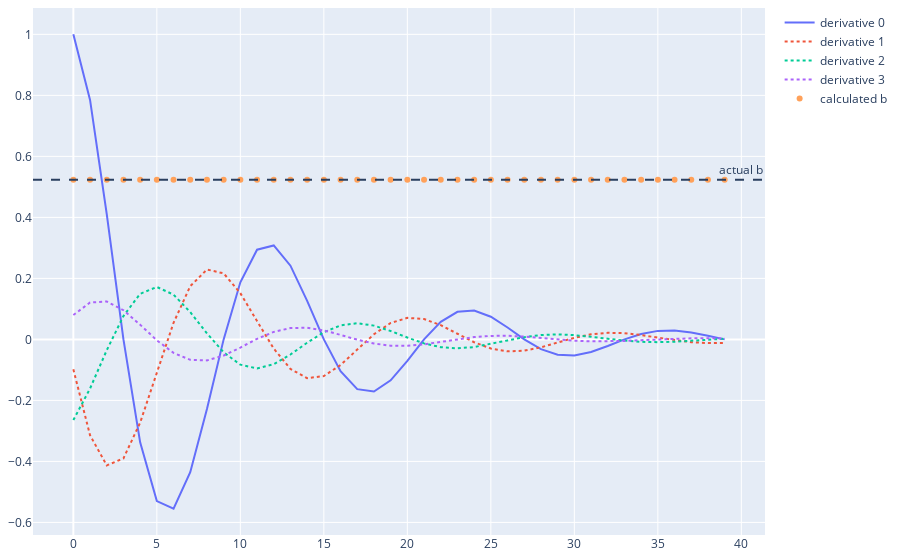

Notebook source saved alongside this figure:
### Markdown cell above
#### Finding imaginary part of the exponent coefficient ($b$)

Start with the second derivative of the real part of base function:

$f''(t) = \frac{\partial \left[ae^{at}cos(bt) - be^{at}sin(bt)\right]}{\partial t} = e^{at}\left[cos(bt)\left(a^2 -b^2\right) - 2absin(bt)\right]$

The ratio between this derivative and the base function can be useful:

$\frac{f''(t)}{f(t)} = \frac{e^{at}\left[cos(bt)\left(a^2 - b^2\right) - 2ab.sin(bt)\right]}{e^{at}cos(bt)} = a^2 - b^2 - 2ab.tan(bt)$

> This ratio is also the logarithmic derivative multiplied by the logarithmic derivative of the derivative:
>
> $\frac{f''}{f} = \frac{f''}{f'}\frac{f'}{f}$

We already know $a$ and $2b.tan(bt)$, thus:

$b^2 = a^2 - 2ab.tan(bt) - \frac{f''}{f} = \frac{\left(f'''f - f''f'\right)^2}{4\left(f''f - f'^2\right)^2} - \frac{f'''f - f''f'}{2\left(f''f - f'^2\right)}\frac{f'''f^2 - 3f''f'f+2f'^3}{f\left(f''f-f'^2\right)} - \frac{f''}{f}$

$b^2 = \frac{f\left(f'''f - f''f'\right)^2 - 2\left(f'''f - f''f'\right)\left(f'''f^2 - 3f''f'f+2f'^3\right) - 4f''\left(f''f - f'^2\right)^2}{4f\left(f''f - f'^2\right)^2} = \ldots = \frac{-f'''^2f^2 + 6f'''f''f'f + 3f''^2f'^2 - 4f'''f'^3 - 4f''^3f}{4\left(f''f - f'^2\right)^2}$

Finally:

$$b = \boxed{\frac{\pm\sqrt{-f'''^2f^2 + 6f'''f''f'f + 3f''^2f'^2 - 4f'''f'^3 - 4f''^3f}}{2\left(f''f - f'^2\right)}}$$

### Code cell
# Find exponent coefficient 'b' from derivatives
b_vals = []
# Iterate over the real part of derivatives at each point
for i, derivs in enumerate(zip(*deriv_vals)):
    derivs = [d.real for d in derivs]
    # Deduce imaginary component of exponent
    b = cmath.sqrt(
            -derivs[3]**2 * derivs[0]**2
            +6 * derivs[3] * derivs[2] * derivs[1] * derivs[0]
            +3 * derivs[2]**2 * derivs[1]**2
            -4 * derivs[3] * derivs[1]**3
            -4 * derivs[2]**3 * derivs[0]
        ).real
    b /= 2 * (derivs[2]*derivs[0] - derivs[1]*derivs[1])
    #CHECKME: The sqrt() must be taken with '-' sign (must confirm)
    b_vals.append(-b)

fig = go.Figure(**DEF_FIGURE)
plot_derivs(deriv_vals)
fig.add_scatter(y=b_vals, mode='markers', name='calculated b')
fig.add_hline(OMEGA.imag, line_dash='dash',
        annotation_text='actual b', annotation_position='top right')
fig.show()

### Figure 1 — Plotly figure (JSON) as saved in the notebook; plotly's stock layout.template omitted (floating-point values rounded to 4 significant figures)
{"data": [{"name": "derivative 0", "type": "scatter", "y": [1.0, 0.785, 0.4109, 4.561e-17, -0.3376, -0.5301, -0.5549, -0.4356, -0.228, -7.592e-17, 0.1873, 0.2941, 0.3079, 0.2417, 0.1265, 2.739e-16, -0.1039, -0.1632, -0.1708, -0.1341, -0.07018, -5.454e-17, 0.05767, 0.09055, 0.09478, 0.07441, 0.03894, 1.643e-16, -0.032, -0.05024, -0.05259, -0.04128, -0.02161, -9.597e-17, 0.01775, 0.02788, 0.02918, 0.02291, 0.01199, 5.591e-17]}, {"line": {"dash": "dot"}, "name": "derivative 1", "type": "scatter", "y": [-0.09817, -0.3144, -0.4129, -0.39, -0.273, -0.1082, 0.05447, 0.1744, 0.2291, 0.2164, 0.1515, 0.06004, -0.03022, -0.09679, -0.1271, -0.1201, -0.08406, -0.03331, 0.01677, 0.0537, 0.07054, 0.06662, 0.04664, 0.01848, -0.009305, -0.0298, -0.03914, -0.03697, -0.02588, -0.01026, 0.005163, 0.01653, 0.02172, 0.02051, 0.01436, 0.00569, -0.002865, -0.009174, -0.01205, -0.01138]}, {"line": {"dash": "dot"}, "name": "derivative 2", "type": "scatter", "y": [-0.2645, -0.1611, -0.03552, 0.07658, 0.1494, 0.1717, 0.1468, 0.08937, 0.01971, -0.04249, -0.08291, -0.09526, -0.08144, -0.04958, -0.01093, 0.02358, 0.046, 0.05285, 0.04518, 0.02751, 0.006067, -0.01308, -0.02552, -0.02933, -0.02507, -0.01527, -0.003366, 0.007258, 0.01416, 0.01627, 0.01391, 0.00847, 0.001868, -0.004027, -0.007858, -0.009029, -0.007718, -0.0047, -0.001036, 0.002235]}, {"line": {"dash": "dot"}, "name": "derivative 3", "type": "scatter", "y": [0.0798, 0.1208, 0.1242, 0.09565, 0.04815, -0.003002, -0.04428, -0.06705, -0.06889, -0.05307, -0.02671, 0.001666, 0.02457, 0.0372, 0.03823, 0.02945, 0.01482, -0.0009242, -0.01363, -0.02064, -0.02121, -0.01634, -0.008225, 0.0005128, 0.007563, 0.01145, 0.01177, 0.009066, 0.004563, -0.0002845, -0.004197, -0.006355, -0.00653, -0.00503, -0.002532, 0.0001579, 0.002328, 0.003526, 0.003623, 0.002791]}, {"mode": "markers", "name": "calculated b", "type": "scatter", "y": [0.5236, 0.5236, 0.5236, 0.5236, 0.5236, 0.5236, 0.5236, 0.5236, 0.5236, 0.5236, 0.5236, 0.5236, 0.5236, 0.5236, 0.5236, 0.5236, 0.5236, 0.5236, 0.5236, 0.5236, 0.5236, 0.5236, 0.5236, 0.5236, 0.5236, 0.5236, 0.5236, 0.5236, 0.5236, 0.5236, 0.5236, 0.5236, 0.5236, 0.5236, 0.5236, 0.5236, 0.5236, 0.5236, 0.5236, 0.5236]}], "layout": {"annotations": [{"showarrow": false, "text": "actual b", "x": 1, "xanchor": "right", "xref": "x domain", "y": 0.5236, "yanchor": "bottom", "yref": "y"}], "margin": {"b": 8, "l": 8, "r": 8, "t": 8}, "shapes": [{"line": {"dash": "dash"}, "type": "line", "x0": 0, "x1": 1, "xref": "x domain", "y0": 0.5236, "y1": 0.5236, "yref": "y"}]}}
